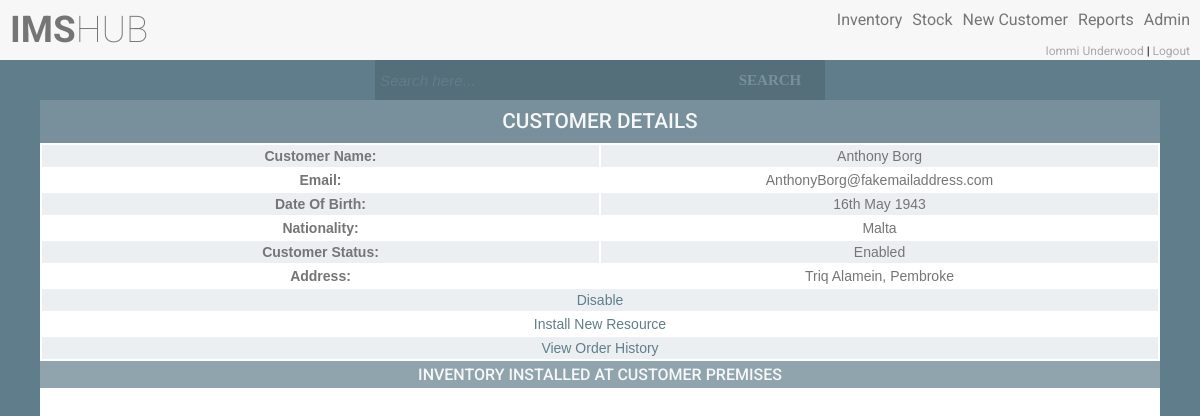
Before: /viewCustomerDetails.php?id=90 (signed in) with the older database file.
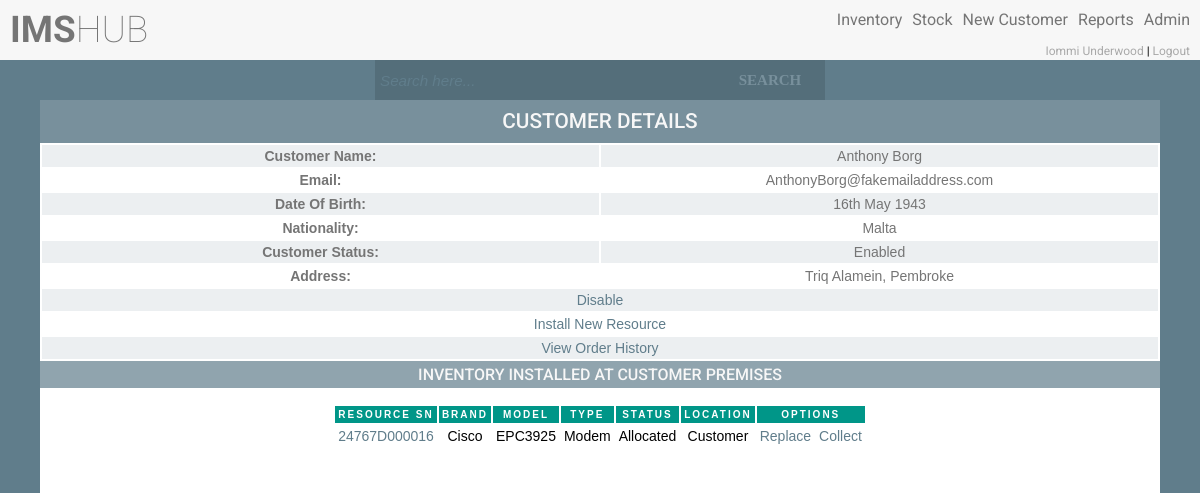
After: the same page with the newer database file.
### tables this page shows
CREATE TABLE `resources` (
  `resource_id` int(11) NOT NULL AUTO_INCREMENT,
  `resource_unique_value` varchar(50) NOT NULL,
  `resource_model_id` int(11) NOT NULL,
  `resource_type_id` int(11) NOT NULL,
  `voucher_value_id` int(11) DEFAULT NULL,
  `resource_status_id` int(11) NOT NULL,
  `resource_location_id` int(11) NOT NULL,
  `customer_account_id` int(11) DEFAULT NULL,
  `last_transaction_id` int(11) DEFAULT NULL,
  `resource_latitude` float(10,6) DEFAULT NULL,
  `resource_longitude` float(10,6) DEFAULT NULL,
  `last_update_user` int(11) NOT NULL,
  PRIMARY KEY (`resource_id`),
  UNIQUE KEY `resource_unique_value_UNIQUE` (`resource_unique_value`),
  KEY `fk_resource_status_id` (`resource_status_id`),
  KEY `fk_resource_type_id` (`resource_type_id`),
  KEY `fk_resource_location_id` (`resource_location_id`),
  KEY `fk_customer_account_id` (`customer_account_id`),
  KEY `fk_resource_model_id` (`resource_model_id`),
  KEY `fk_voucher_value_id` (`voucher_value_id`),
  KEY `fk_last_transaction_id` (`last_transaction_id`),
  KEY `ix_resource_unique_value` (`resource_unique_value`),
  CONSTRAINT `fk_customer_account_id` FOREIGN KEY (`customer_account_id`) REFERENCES `customer_accounts` (`customer_account_id`),
  CONSTRAINT `fk_last_transaction_id` FOREIGN KEY (`last_transaction_id`) REFERENCES `transactions` (`transaction_id`),
  CONSTRAINT `fk_resource_location_id` FOREIGN KEY (`resource_location_id`) REFERENCES `resource_locations` (`resource_location_id`),
  CONSTRAINT `fk_resource_model_id` FOREIGN KEY (`resource_model_id`) REFERENCES `resource_models` (`resource_model_id`),
  CONSTRAINT `fk_resource_status_id` FOREIGN KEY (`resource_status_id`) REFERENCES `resource_statuses` (`resource_status_id`),
  CONSTRAINT `fk_voucher_value_id` FOREIGN KEY (`voucher_value_id`) REFERENCES `voucher_values` (`voucher_value_id`)
);

CREATE TABLE `resource_brands` (
  `resource_brand_id` int(11) NOT NULL AUTO_INCREMENT,
  `resource_brand` varchar(50) NOT NULL,
  PRIMARY KEY (`resource_brand_id`),
  UNIQUE KEY `uq_resource_brand` (`resource_brand`)
);

CREATE TABLE `resource_models` (
  `resource_model_id` int(11) NOT NULL AUTO_INCREMENT,
  `resource_brand_id` int(11) NOT NULL,
  `resource_type_id` int(11) NOT NULL,
  `resource_model` varchar(50) NOT NULL,
  `warning` int(11) NOT NULL,
  `danger` int(11) NOT NULL,
  `sell` int(11) NOT NULL,
  `install` int(11) NOT NULL,
  PRIMARY KEY (`resource_model_id`),
  UNIQUE KEY `uq_resource_model` (`resource_model`),
  KEY `fk_resource_brand_id` (`resource_brand_id`),
  KEY `fk_resource_type_id_idx` (`resource_type_id`),
  CONSTRAINT `fk_resource_brand_id` FOREIGN KEY (`resource_brand_id`) REFERENCES `resource_brands` (`resource_brand_id`),
  CONSTRAINT `fk_resource_type_id` FOREIGN KEY (`resource_type_id`) REFERENCES `resource_types` (`resource_type_id`) ON DELETE NO ACTION ON UPDATE NO ACTION
);

CREATE TABLE `resource_types` (
  `resource_type_id` int(11) NOT NULL AUTO_INCREMENT,
  `resource_type` varchar(50) NOT NULL,
  PRIMARY KEY (`resource_type_id`),
  UNIQUE KEY `uq_resource_type` (`resource_type`)
);

CREATE TABLE `resource_statuses` (
  `resource_status_id` int(11) NOT NULL AUTO_INCREMENT,
  `resource_status` varchar(50) NOT NULL,
  PRIMARY KEY (`resource_status_id`),
  UNIQUE KEY `uq_resource_status` (`resource_status`)
);

CREATE TABLE `resource_locations` (
  `resource_location_id` int(11) NOT NULL AUTO_INCREMENT,
  `resource_location_name` varchar(50) NOT NULL,
  `resource_location_description` varchar(200) NOT NULL,
  `resource_location_type_id` int(11) NOT NULL,
  `latitude` float(10,6) DEFAULT NULL,
  `longitude` float(10,6) DEFAULT NULL,
  PRIMARY KEY (`resource_location_id`),
  UNIQUE KEY `uq_resource_location_name` (`resource_location_name`),
  UNIQUE KEY `uq_resource_location_description` (`resource_location_description`),
  KEY `fk_resource_location_type_id` (`resource_location_type_id`),
  CONSTRAINT `fk_resource_location_type_id` FOREIGN KEY (`resource_location_type_id`) REFERENCES `resource_location_types` (`resource_location_type_id`)
);

### classes/db.php (called while the page is built, shortened)
<?php
class db
{
    private static $_instance = null;
    private $_pdo,
            $_query,
            $_error = false,
            $_results,
            $_count = 0;
    private function __construct()
    {
        try {
            $this->_pdo = new PDO('mysql:host=' . config::get('mysql/host') . ';dbname=' . config::get('mysql/db'), config::get('mysql/username'), config::get('mysql/password'));
        } catch (PDOException $e) {
            die($e->getMessage());
        }
    }
    public static function getInstance()
    {
        if (!isset(self::$_instance)) {
            self::$_instance = new db();
        }
        return self::$_instance;
    }
    public function query($sql, $params = array())
    {
        $this->_error = false;
        if ($this->_query = $this->_pdo->prepare($sql)) {
            $x = 1;
            if (count($params)) {
                foreach ($params as $param) {
                    $this->_query->bindValue($x, $param);
                    $x++;
                }
            }
            if ($this->_query->execute()) {
                $this->_results = $this->_query->fetchAll(PDO::FETCH_OBJ);
                $this->_count = $this->_query->rowCount();
            } else {
                $this->_error = true;
            }
        }
        return $this;
    }
    public function action($action, $table, $where = array()){
        if (count($where) === 3) {
            $operators = array('=', '>', '<', '>=', '<=');
            $field      = $where[0];
            $operator   = $where[1];
            $value      = $where[2];
            if (in_array($operator, $operators)) {
                $sql = "{$action} from {$table} where {$field} {$operator} ?";
                if (!$this->query($sql, array($value))->error()) {
                    return $this;
                }
            }
        }
        return false;
    }
    public function get($table, $where){
        return $this->action('select *', $table, $where);
    }
    public function results()
    {
        return $this->_results;
    }
    public function error()
    {
        return $this->_error;
    }
    public function count()
    {
        return $this->_count;
    }
}

### classes/config.php (called while the page is built)
<?php
class config
{
    public static function get($path = null)
    {
        if ($path) {
            $config = $GLOBALS['config'];
            $path = explode('/', $path);
            foreach ($path as $bit) {
                if (isset($config[$bit])) {
                    $config = $config[$bit];
                }
            }
            return $config;
        }
        return false;
    }
}

### functions/sanitize.php (called while the page is built)
<?php
function escape($string){
    return htmlentities($string, ENT_QUOTES, 'UTF-8');
}

### classes/customer.php (the view, shortened to what the changed rows need)
<?php
class customer
{
    private $_db,
        $_data;
    public function __construct($user = null){
        $this->_db = db::getInstance();
    }
            ?>
            <?php
    public function getCustomerDetails($customerId){
        $sql = "SELECT
                    CONCAT(ca.customer_name,
                            ' ',
                            ca.customer_surname) AS fullName,
                    ca.customer_email,
                    DATE_FORMAT(ca.customer_dob, '%D %b %Y') AS customer_dob,
                    n.nationality,
                    ca.customer_account_status_id,
                    cas.customer_account_status,
                    CONCAT(s.street_name, ', ', t.town_name) AS address
                FROM
                    ims.customer_accounts ca
                        INNER JOIN
                    ims.nationalities n ON ca.nationality_id = n.nationality_id
                        INNER JOIN
                    ims.customer_account_statuses cas ON ca.customer_account_status_id = cas.customer_account_status_id
                        INNER JOIN
                    ims.towns t ON ca.town_id = t.town_id
                        INNER JOIN
                    ims.streets s ON ca.street_id = s.street_id
                WHERE
                    ca.customer_account_id = {$customerId}";
        $get = $this->_db->query($sql);
        if (!$get->count()) {
            echo 'could not get data';
        } else {
            ?>
            <div class="separator">
                <h1>Customer Details</h1>
            </div>
            <?php
        }
    }
    public function getInventoryCPE($customerId) {
        ?>
        <div class="separator">
            <h2>Inventory installed at customer premises</h2>
        </div>
        <?php
        $sql = "SELECT
                    r.resource_id,
                    r.resource_unique_value,
                    rm.resource_model,
                    rt.resource_type_id,
                    rt.resource_type,
                    rb.resource_brand,
                    rs.resource_status,
                    rl.resource_location_name,
                    ca.customer_account_status_id
                FROM
                    ims.resources r
                        INNER JOIN
                    ims.resource_models rm ON r.resource_model_id = rm.resource_model_id
                        INNER JOIN
                    ims.resource_brands rb ON rm.resource_brand_id = rb.resource_brand_id
                        INNER JOIN
                    ims.resource_types rt ON r.resource_type_id = rt.resource_type_id
                        INNER JOIN
                    ims.resource_statuses rs ON r.resource_status_id = rs.resource_status_id
                        INNER JOIN
                    ims.resource_locations rl ON r.resource_location_id = rl.resource_location_id
                        INNER JOIN
                    ims.customer_accounts ca ON r.customer_account_id = ca.customer_account_id
                WHERE
                    r.customer_account_id = {$customerId}
                        AND r.resource_status_id = 2
                        AND r.resource_location_id = 7";
        $get = $this->_db->query($sql);
        if (!$get->count()) {
        } else {
            foreach ($get->results() as $r) {
                $customerStatusId = escape($r->customer_account_status_id);
            }
            ?>
            <div class="center-table">
                <table>
                    <tr>
                        <th>Resource SN</th>
                        <th>Brand</th>
                        <th>Model</th>
                        <th>Type</th>
                        <th>Status</th>
                        <th>Location</th>
                        <?php
                        if ($customerStatusId == 1) {
                            echo '<th colspan="2">Options</th>';
                        } elseif ($customerStatusId == 2){
                            echo '<th>Options</th>';
                        }
                        ?>
                    </tr>
            <?php
            foreach ($get->results() as $r) {
                $resourceId = escape($r->resource_id);
                $resourceUniqueValue = escape($r->resource_unique_value);
                $resourceModel = escape($r->resource_model);
                $resourceTypeId = escape($r->resource_type_id);
                $resourceType = escape($r->resource_type);
                $resourceBrand = escape($r->resource_brand);
                $resourceStatus = escape($r->resource_status);
                $resourceLocation = escape($r->resource_location_name);
                echo '<tr>';
                    echo '<td><a href="viewInventoryDetails.php?id=' . $resourceId . '">' . $resourceUniqueValue . '</a></td>';
                    echo '<td>' . $resourceBrand . '</td>';
                    echo '<td>' . $resourceModel . '</td>';
                    echo '<td>' . $resourceType . '</td>';
                    echo '<td>' . $resourceStatus . '</td>';
                    echo '<td>' . $resourceLocation . '</td>';
                    if ($customerStatusId == 1){
                        echo '<td><a href="replaceResource.php?customerId=' . $customerId . '&resource=' . $resourceUniqueValue . '&resourceTypeId=' . $resourceTypeId . '">Replace</a></td>';
                    } elseif ($customerStatusId == 2) {
                    }
                        echo '<td><a href="collectResource.php?customerId=' . $customerId . '&resource=' . $resourceUniqueValue . '&resourceTypeId=' . $resourceTypeId . '">Collect</a></td>';
                echo '</tr>';
            }
            ?>
                </table>
            </div>
            <?php
        }
    }
}

Changed rows visible on the page:
now on this page (row edited): resources: resource_unique_value "24767D000016", resource_brands.resource_brand "Cisco", resource_model.resource_model "EPC3925", resource_type.resource_type "Modem", resource_status.resource_status "Allocated", resource_location.resource_location_name "Customer"
Other visible differences:
text now shown: "RESOURCE SN BRAND MODEL TYPE STATUS LOCATION OPTIONS"
